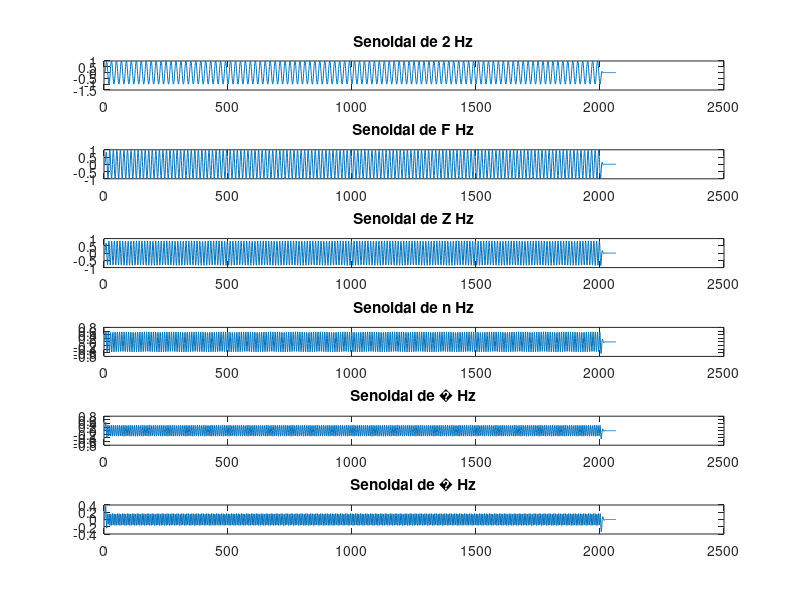

Recreate this plot in MATLAB.
% Trabajo Practico Nº 5
% Ejercicio 8

freq = 50:20:150;

t = 0:0.001:2;

Ss = sin( 2 * pi .* freq' .* t );

X = load( 'pb100.txt' );

% Parte 1
% Filtrar las frecuencias

figure(1);
for i=1:length(freq)
  subplot( length( freq ), 1, i );
  plot( conv( Ss(i,:), X ) );
  str = sprintf("Senoidal de %s Hz", freq(i) );
  title(str); 
end
  